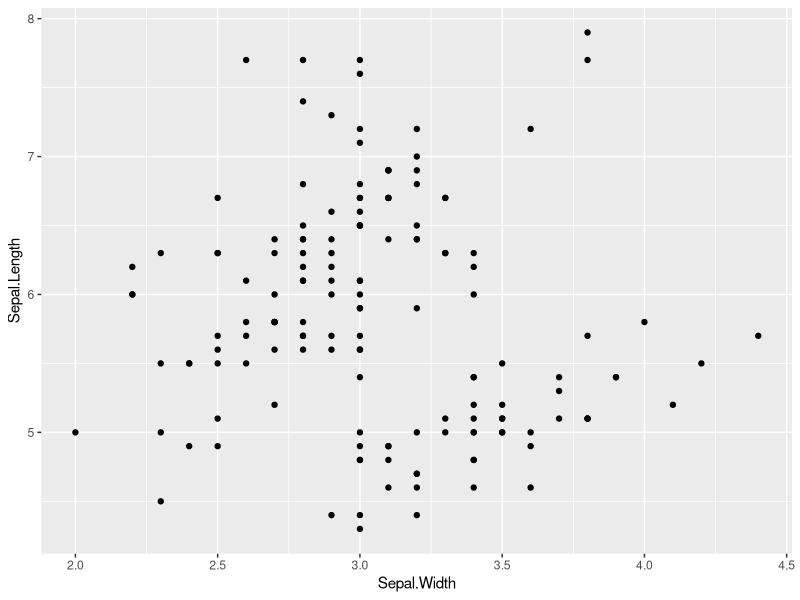
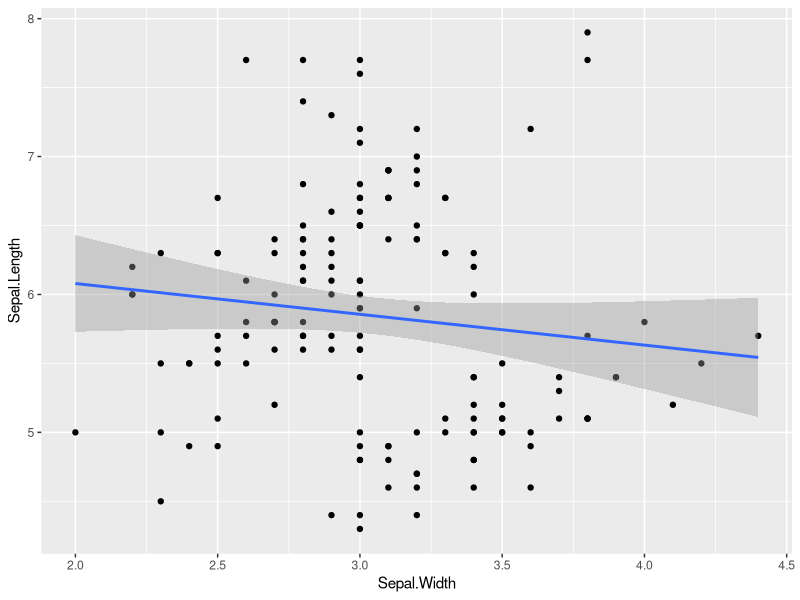
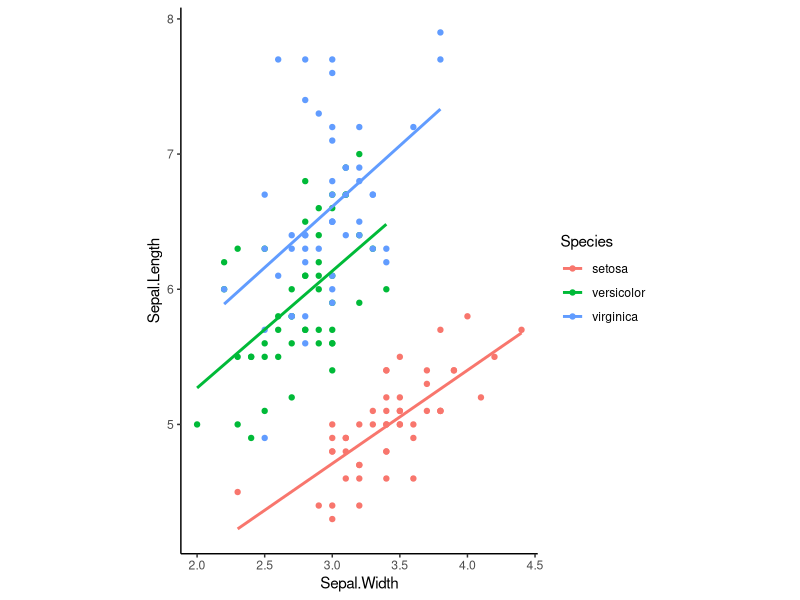

These charts were generated, in order, by the following R code:
# Ans-1 
library(tidyverse)

# Ans-2
irisSepalLenVsWid <- iris %>%
                     ggplot(aes(Sepal.Width,
                                Sepal.Length)) +
                     geom_point()
irisSepalLenVsWid

# Ans-3
irisSepalLenVsWid2 <- irisSepalLenVsWid +
                      geom_smooth(method = "lm")
irisSepalLenVsWid2

# Ans-4
irisSepalLenVsWid3 <- iris %>%
                      ggplot(aes(Sepal.Width,
                                 Sepal.Length,
                                 color = Species)) +
                      geom_point() +
                      geom_smooth(method = "lm", se = FALSE) +
                      coord_fixed() +
                      theme_classic()
irisSepalLenVsWid3

# Ans-5
# Yes, it's an example of Simpson's paradox, as the relationship between 
# Sepal.Length and Sepal.Width changes direction once the 
# Species variable is accounted for in the model.

# Ans-6 
mtcarsBoxplt <- mtcars %>%
                mutate(cyl_fac = factor(cyl, 
                                        levels = c(8, 6, 4))) %>%
                ggplot(aes(cyl_fac, mpg)) +
                geom_boxplot(fill = "red", alpha = 0.20,
                             outlier.color = "blue",
                             outlier.size = 2,
                             outlier.alpha = 1) +
                theme_classic() +
                labs(x = "Cylinder number",
                     y = "Miles/gallon")

# Ans-7
mtcarsBoxplt2 <- mtcars %>%
                 mutate(cyl_fac = factor(cyl, 
                        levels = c(8, 6, 4))) %>%
                ggplot(aes(cyl_fac, mpg, color = factor(cyl))) +
                geom_boxplot(outlier.shape = 3,
                             outlier.color = "black") +
                geom_point(position = position_jitter(seed = 123,
                                                      width = 0.1),
                           shape = 3,
                           color = "black") +
                theme_classic() +
                labs(x = "Cylinder number",
                     y = "Miles/Gallon",
                     color = "Cylinder")

# Ans-8
mtcarsDensity <- mtcars %>%
                 mutate(cyl_fac = factor(cyl)) %>%
                 ggplot(aes(x = mpg, fill = cyl_fac)) +
                 geom_density(alpha = 0.25) +
                 geom_rug(color = "red") +
                 theme_classic() +
                 labs(x = "Miles/gallon",
                      y = "Density",
                      fill = "Cylinder")

# Ans-9
data(mpg)
mpg_data <- mpg
names(mpg_data)
glimpse(mpg_data)

# Ans-10
hwyVsCty <- mpg_data %>%
            mutate(drv_fac = factor(drv, levels = c("4", "r", "f")),
                   class_fac = as.factor(class)) %>%
            ggplot(aes(cty, hwy, color = drv_fac)) +
            geom_point(position = position_jitter(seed=123),
                       shape = 3) +
            facet_wrap(~ drv_fac) +
            theme_classic() +
  labs(x = "City miles/gallon",
       y = "Highway miles/gallon",
       color = "Driving train")

# Ans-11
hwyVsCty2 <- mpg_data %>%
             mutate(drv_fac = as.factor(drv),
             class_fac = as.factor(class)) %>%
             ggplot(aes(cty, hwy)) +
             geom_point(aes(color = drv_fac),
                        position = position_jitter(seed=123),
                        shape = 1) +
             geom_smooth(method = "lm", se = FALSE, linetype = "dashed",
                         color = "black") +
             facet_wrap(~ drv_fac) +
             theme_classic() +
             labs(x = "City miles/gallon",
                  y = "Highway miles/gallon",
                  color = "Driving train")
# Ans-12
data("diamonds")

# Ans-13
priceVsCarat <- diamonds %>% ggplot(aes(carat, price)) +
  geom_point(alpha = 0.10, size=0.25, shape=1, color = "blue") +
  geom_smooth(color = "red") +
  theme_classic() +
  xlim(c(0, 2.0)) +
  ggtitle("Diamond price as a function of carat")



# Ans-14
mpgLmodelPlt <- mpg %>%
                filter(class %in% c("compact", "suv")) %>%
                mutate(class_fac = as.factor(class),
                       drv_fac = as.factor(drv)) %>%
                ggplot(aes(x = cty, y=hwy)) +
                geom_point(position = position_jitter(seed=123),
                           color = "orange",
                           shape = 1) +
               geom_smooth(method = "lm", se  = FALSE, size=0.5) +
               facet_grid(class_fac ~ drv_fac) +
               theme_classic() +
               labs(x = "City miles/gallon",
                    y = "Highway miles/gallon")









